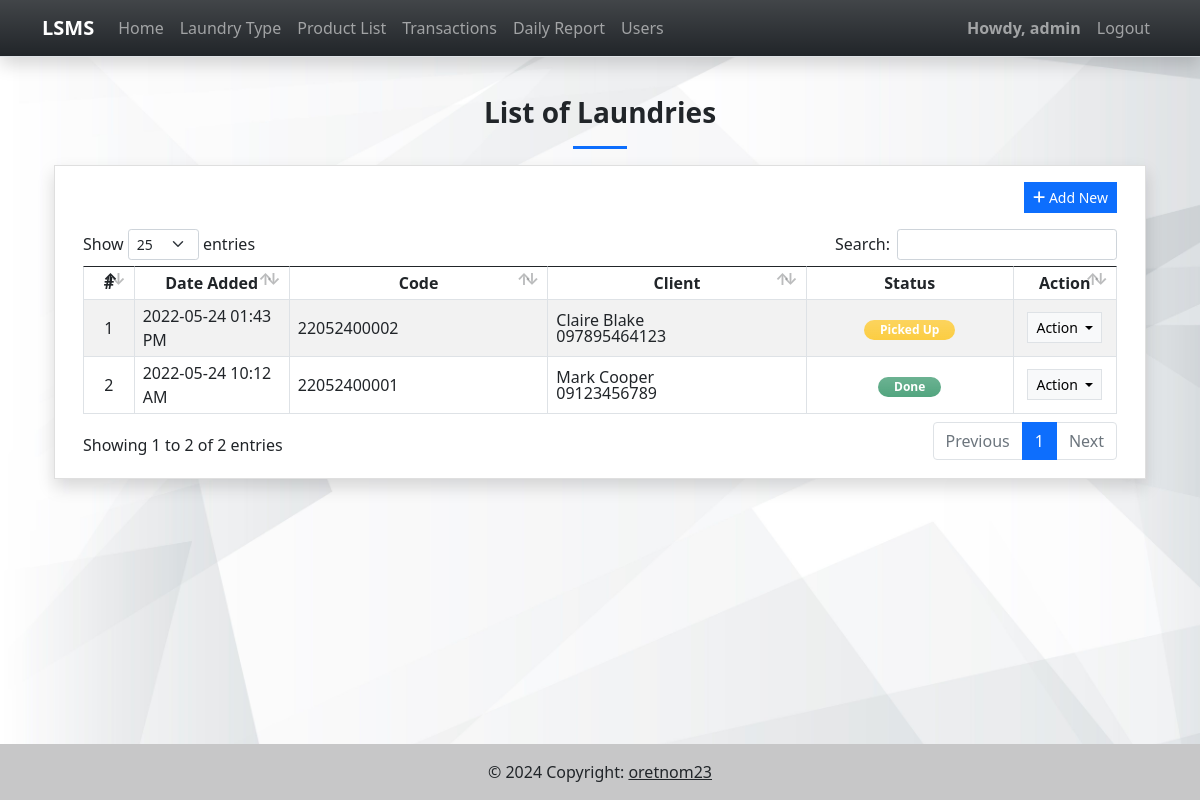
/laundries (signed in), run on the app's committed database.
### lsmsApp/models.py (models this page shows, shortened)
class Laundry(models.Model):
    code = models.CharField(max_length=100)
    client = models.CharField(max_length=250)
    contact = models.CharField(max_length=250, blank=True, null = True)
    total_amount = models.FloatField(max_length=15)
    tendered = models.FloatField(max_length=15)
    status = models.CharField(max_length=2, choices=(('0','Pending'), ('1', 'In-progress'), ('2', 'Done'), ('3', 'Picked Up')), default = 0)
    payment = models.CharField(max_length=2, choices=(('0','Unpaid'), ('1', 'Paid')), default = 0)
    date_added = models.DateTimeField(default = timezone.now)
    date_updated = models.DateTimeField(auto_now = True)
    class Meta:
        verbose_name_plural = "List of Laundries"

### lsmsApp/views.py (the view)
# urls.py: path('laundries',views.laundries,name='laundry-page'),
@login_required
def laundries(request):
    context = context_data(request)
    context['page'] = 'laundry'
    context['page_title'] = "laundry List"
    context['laundries'] = models.Laundry.objects.order_by('-date_added').all()
    return render(request, 'laundries.html', context)

### lsmsApp/views.py (called while the page is built)
def context_data(request):
    fullpath = request.get_full_path()
    abs_uri = request.build_absolute_uri()
    abs_uri = abs_uri.split(fullpath)[0]
    context = {
        'system_host' : abs_uri,
        'page_name' : '',
        'page_title' : '',
        'system_name' : 'Laundry Shop Managament System',
        'system_short_name' : 'LSMS',
        'topbar' : True,
        'footer' : True,
    }
    return context

### lsmsApp/templates/laundries.html (shortened to what this page needs)
{% extends 'base.html' %} {% load static %} {% block pageContent %}
<section class="py-4">
    <div class="container">
        <h3 class="fw-bolder text-center">List of Laundries</h3>
        <center>
            <hr class="bg-primary opacity-100" style="height:3px" width="5%">
        </center>
        <div class="card rounded-0 shadow">
            <div class="card-body">
                <div class="container-fluid">
                    <div class="text-end mb-3">
                        <a class="btn btn-sm btn-primary rounded-0 bg-gradient-primary" href="{% url 'manage-laundry' %}" id="create_new"><i class="fa fa-plus"></i> Add New</a>
                    </div>
                    <table class="table table-bordered table-striped" id="laundry-tbl">
                        <colgroup>
                            <col width="5%">
                            <col width="15%">
                            <col width="25%">
                            <col width="25%">
                            <col width="20%">
                            <col width="10%">
                        </colgroup>
                        <thead>
                            <tr>
                                <th class="text-center">#</th>
                                <th class="text-center">Date Added</th>
                                <th class="text-center">Code</th>
                                <th class="text-center">Client</th>
                                <th class="text-center">Status</th>
                                <th class="text-center">Action</th>
                            </tr>
                        </thead>
                        <tbody>
                            {% for laundry in laundries %}
                            <tr>
                                <td class="text-center">{{ forloop.counter }}</td>
                                <td>{{ laundry.date_added|date:"Y-m-d h:i A"}}</td>
                                <td>
                                    <div class="lh-1">
                                        <div>{{ laundry.code}}</div>
                                    </div>
                                </td>
                                <td>
                                    <div class="lh-1">
                                        <div>{{ laundry.client}}</div>
                                        <div>{{ laundry.contact}}</div>
                                    </div>
                                </td>
                                <td class="text-center">
                                    {% if laundry.status == '0' %}
                                    <span class="badge badge-secondary bg-gradient bg-secondary px-3 rounded-pill bg-opacity-75 text-sm py-1">Pending</span>
                                    {% elif laundry.status == '1' %}
                                    <span class="badge badge-primary bg-gradient bg-primary px-3 rounded-pill bg-opacity-75 text-sm py-1">In-Progress</span>
                                    {% elif laundry.status == '2' %}
                                    <span class="badge badge-success bg-gradient bg-success px-3 rounded-pill bg-opacity-75 text-sm py-1">Done</span>
                                    {% elif laundry.status == '3' %}
                                    <span class="badge badge-warning bg-gradient bg-warning px-3 rounded-pill bg-opacity-75 text-sm py-1">Picked Up</span>
                                    {% else %}
                                    <span class="badge badge-light bg-gradient bg-light px-3 border rounded-pill bg-opacity-75 text-sm py-1">N/A</span>
                                    {% endif %}
                                </td>
                                <td class="text-center">
                                    <div class="dropdown">
                                        <button class="btn btn-light btn-sm rounded-0 border dropdown-toggle" type="button" id="abtn{{laundry.pk}}" data-bs-toggle="dropdown" aria-expanded="false">
                                          Action
                                        </button>
                                    </div>
                                </td>
                            </tr>
                            {% endfor %}
                        </tbody>
                    </table>
                </div>
            </div>
        </div>
    </div>
</section>
{% endblock pageContent %}

### lsmsApp/templates/topNavigation.html (shortened to what this page needs)
{% load static %}
<header>
    <nav class="navbar navbar-expand-lg navbar-dark bg-dark bg-gradient fixed-top shadow border-bottom">
        <div class="container">
            <a class="navbar-brand" target="_blank" href="./">
                <b>{{system_short_name}}</b>
            </a>
            <div class="collapse navbar-collapse" id="navbarExample01">
                <ul class="navbar-nav me-auto mb-2 mb-lg-0" id="topNav">
                    {% if request.user.is_authenticated %}
                    <li class="nav-item">
                        <a class="nav-link" aria-current="page" href="{% url 'home-page' %}">Home</a>
                    </li>
                    <li class="nav-item">
                        <a class="nav-link" aria-current="page" href="{% url 'price-page' %}">Laundry Type</a>
                    </li>
                    <li class="nav-item">
                        <a class="nav-link" aria-current="page" href="{% url 'product-page' %}">Product List</a>
                    </li>
                    <li class="nav-item">
                        <a class="nav-link" aria-current="page" href="{% url 'laundry-page' %}">Transactions</a>
                    </li>
                    <li class="nav-item">
                        <a class="nav-link" aria-current="page" href="{% url 'daily-report' %}">Daily Report</a>
                    </li>
                    {% if request.user.is_superuser %}
                    <li class="nav-item">
                        <a class="nav-link" aria-current="page" href="{% url 'user-page' %}">Users</a>
                    </li>
                    {% endif %}
                    {% endif %}
                </ul>
                <ul class="navbar-nav">
                    {% if user.id %}
                    <li class="nav-item">
                        <a class="nav-link"  href="{% url 'profile-page' %}"><b>Howdy, {{user.username}}</b></a>
                    </li>
                    <li class="nav-item">
                        <a class="nav-link" aria-current="page" href="{% url 'logout' %}">Logout</a>
                    </li>
                    {% else %}
                    <li class="nav-item">
                        <a class="nav-link" aria-current="page" href="{% url 'login-page' %}">Login</a>
                    </li>
                    {% endif %}
                </ul>
            </div>
        </div>
    </nav>
</header>

### static/assets/default/css/style.css (style rules this page uses)
html, body { height: 100%; width: 100%; max-height: 100%; overflow: auto; display: flex; flex-direction: column; }
body>header { flex-shrink: auto; }

### data on the page
Laundry: date_added "2022-05-24 01:43 PM", code "22052400002", client "Claire Blake", contact "097895464123", status "Picked Up"
Laundry: date_added "2022-05-24 10:12 AM", code "22052400001", client "Mark Cooper", contact "09123456789", status "Done"

### other printed values
{{ system_short_name }} "LSMS"
{{ user.username }} "admin"
